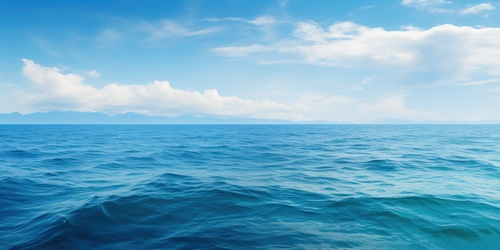
#> input picture Lab2_Image-Enhancement/pic.jpg, 500 x 250 px
$ jupyter execute Lab2_2_Image-Enhancement-with-Statistical-Operation.ipynb
#> lines starting #> are read from the running program, lines starting #| are printed output that depends on the picture
# **Lab2.2 : Image Enhancement with Statistical Operation**

In this lab, you will execute two techniques: Image Histogram Equalization and Histogram Matching. Additionally, you will explore the pixel values of the image through a histogram.

[cell 1]
import cv2
import matplotlib.pyplot as plt
import numpy as np
from mpl_toolkits.axes_grid1 import ImageGrid

## **Histogram Equalization**
Read an image using OpenCV (Use your own image).

[cell 2]
### START CODE HERE ###
img = cv2.imread('pic.jpg')
#> img is the input picture: shape (250, 500, 3); mean B, G, R 201, 170.3, 108
img = cv2.cvtColor(img,cv2.COLOR_RGB2BGR)

plt.imshow(img)
### END CODE HERE ###

Complete the `plot_histogram()` function below. This function returns the histogram of an image's pixel values, using `cv2.calcHist()`.

[cell 3]
### START CODE HERE ###
def plot_histogram(image):
    hist = []

    for i in range(3):
        temp = cv2.calcHist([image],[i],None,[256],[0,256])
        hist.append(temp)
#> after the loop, hist = 3 items

    return hist
### END CODE HERE ###

Display the output like the reference image below using subplot, where the first plot is the image and the second plot is the histogram of each channel.

<details>

<summary>
<font size="3" color="orange">
<b>Expected output</b>
</font>
</summary>

- The output should resemble this, but not be identical

</details>

[cell 4]
### START CODE HERE ###

fig, axs = plt.subplots(1,2)

axs[0].imshow(img)
axs[0].set_title('Original Image')

hist = plot_histogram(img)
#> hist = 3 items

axs[1].plot(hist[0],color='red',label='Red')
axs[1].plot(hist[1],color='green',label='Green')
axs[1].plot(hist[2],color='blue',label='Blue')
axs[1].legend()

plt.show()
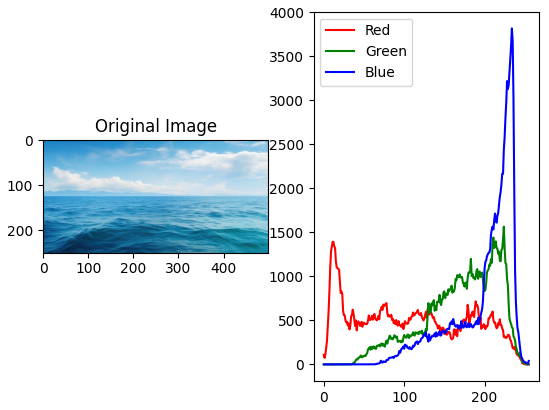
#> figure drawn by matplotlib, 2 panels; panel 2: curve peaks at x = 11, y = 1393; panel 2: curve peaks at x = 224, y = 1565; panel 2: curve peaks at x = 234, y = 3818


### END CODE HERE ###

Now let's equalize the histogram of all channel using `cv2.equalizeHistogram()`<br/>
Display the output like the reference image below using subplot, where the first plot is the image and the second plot is the histogram of each channel that that has been equalized.

<details>

<summary>
<font size="3" color="orange">
<b>Expected output</b>
</font>
</summary>

- The output should resemble this, but not be identical

</details>

[cell 5]
### START CODE HERE ###
equ_img = img.copy()
equ_img[:,:,0] = cv2.equalizeHist(equ_img[:,:,0])
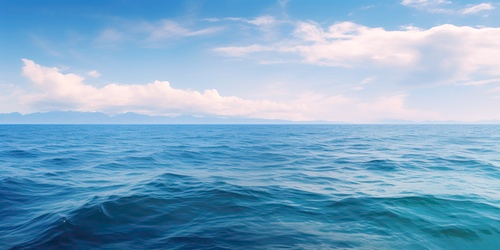
#> equ_img: shape (250, 500, 3); mean R, G, B 128, 170.3, 201
equ_img[:,:,1] = cv2.equalizeHist(equ_img[:,:,1])
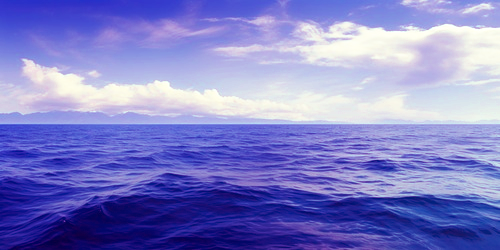
#> equ_img: shape (250, 500, 3); mean R, G, B 128, 128.4, 201
equ_img[:,:,2] = cv2.equalizeHist(equ_img[:,:,2])
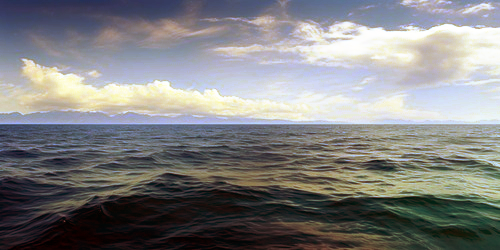
#> equ_img: shape (250, 500, 3); mean R, G, B 128, 128.4, 129.3

fig, axs = plt.subplots(1,2)

axs[0].imshow(equ_img)
axs[0].set_title('Original Image')

hist = plot_histogram(equ_img)

# print(hist)
axs[1].plot(hist[0],color='red',label='Red')
axs[1].plot(hist[1],color='green',label='Green')
axs[1].plot(hist[2],color='blue',label='Blue')
axs[1].legend()

plt.show()
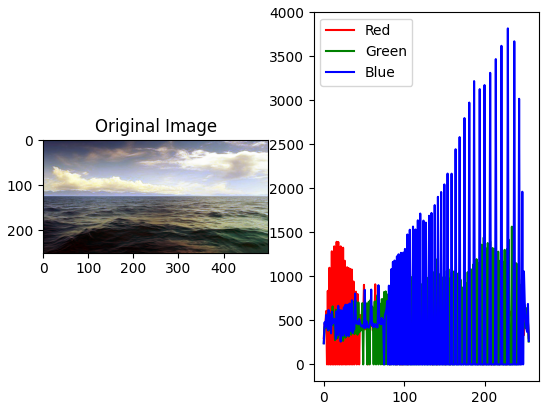
#> figure drawn by matplotlib, 2 panels; panel 2: curve peaks at x = 16, y = 1393; panel 2: curve peaks at x = 234, y = 1565; panel 2: curve peaks at x = 229, y = 3818


### END CODE HERE ###

## **Image Histogram Matching**
Read 2 images using OpenCV. Use your own images. One image will be the input image and the other will be the template image.

[cell 6]
### START CODE HERE ###


img1 = cv2.imread('pic.jpg')
img2 = cv2.imread('pic2.jpg')
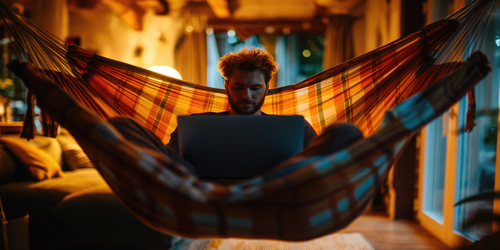
#> input picture Lab2_Image-Enhancement/pic2.jpg, 500 x 250 px
#> img2 is the input picture: shape (250, 500, 3); mean B, G, R 29.3, 55.1, 87

img1 = cv2.cvtColor(img1,cv2.COLOR_RGB2BGR)
img2 = cv2.cvtColor(img2,cv2.COLOR_RGB2BGR)

### END CODE HERE ###

Let's explore 2 images. Use suplot to plot :
- An image
- PDF(Probability Density Function) of each channel
- CDF(Cumulative Distribution Function) of each channel

<details>

<summary>
<font size="3" color="orange">
<b>Expected output</b>
</font>
</summary>

- The output should resemble this, but not be identical

</details>

[cell 7]
### START CODE HERE ###
def pdf_calculate(image):
    pdf_list = []
    for i in range(3):  #เอา RGB bin = 256 คือแกน x ที่เห็น ส่วน range คือขอบเขตเส้นกราฟที่จะให้เห็น ทั้งช่องภาพ
        hist, bins_count = np.histogram(image[:, :, i], bins=256, range=(0, 256)) #ใช้ desity = true ก็ได้ เพราะมันเอาค่าจุดสีที่นับได้ หารด้วยจำนวน px ทั้งหมดของภาพนั้น เช่น 847/(200x300) => 0.01411667
        pdf_list.append(hist/(image.shape[0]*image.shape[1])) #Normalized Histogram
#> after the loop, pdf_list = 3 items
    return pdf_list

def cdf_calculate(pdf):
    cdf = pdf.copy()
    for i in range(3):
        cdf[i] = np.cumsum(cdf[i]) #บวกสะสม
    return cdf

fig, axs = plt.subplots(2,3, figsize=(15, 7))
axs[0][0].imshow(img1)
axs[0][0].set_title("img1")
axs[1][0].imshow(img2)
axs[1][0].set_title("img2")

img1_pdf = pdf_calculate(img1)
#> img1_pdf = 3 items
img1_cdf = cdf_calculate(img1_pdf)
#> img1_cdf = 3 items
img2_pdf = pdf_calculate(img2)
#> img2_pdf = 3 items
img2_cdf = cdf_calculate(img2_pdf)
#> img2_cdf = 3 items

axs[0][1].plot(img1_pdf[0], color='red')
axs[0][1].plot(img1_pdf[1], color='green')
axs[0][1].plot(img1_pdf[2], color='blue')
axs[0][1].set_title("PDF")

axs[0][2].plot(img1_cdf[0], color='red')
axs[0][2].plot(img1_cdf[1], color='green')
axs[0][2].plot(img1_cdf[2], color='blue')
axs[0][2].set_title("CDF")

axs[1][1].plot(img2_pdf[0], color='red')
axs[1][1].plot(img2_pdf[1], color='green')
axs[1][1].plot(img2_pdf[2], color='blue')

axs[1][2].plot(img2_cdf[0], color='red')
axs[1][2].plot(img2_cdf[1], color='green')
axs[1][2].plot(img2_cdf[2], color='blue')

### END CODE HERE ###
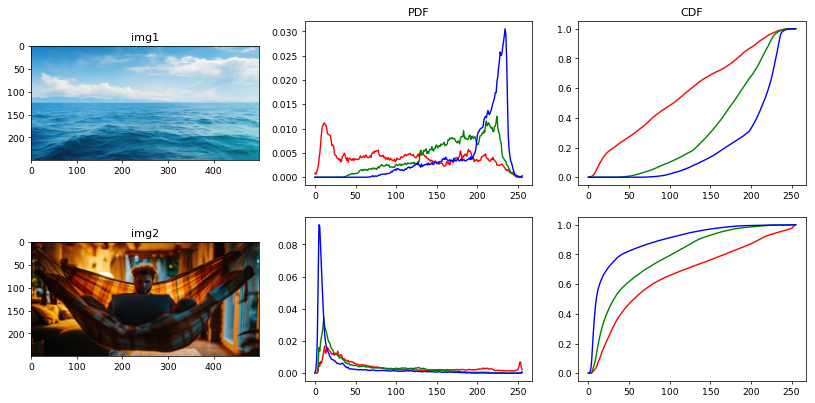
#> figure drawn by matplotlib, 6 panels; panel 2: curve peaks at x = 11, y = 0.0111; panel 2: curve peaks at x = 224, y = 0.0125; panel 2: curve peaks at x = 234, y = 0.0305; panel 3: curve peaks at x = 252, y = 1

Perform Histogram matching in the cell below.
Show the result like the reference image below.

<details>

<summary>
<font size="3" color="orange">
<b>Expected output</b>
</font>
</summary>

- The output should resemble this, but not be identical

</details>

[cell 8]
### START CODE HERE ###
def pdf_calculate(image):
    pdf_list = []
    for i in range(3):  #เอา RGB bin = 256 คือแกน x ที่เห็น ส่วน range คือขอบเขตเส้นกราฟที่จะให้เห็น ทั้งช่องภาพ
        hist, bins_count = np.histogram(image[:, :, i], bins=256, range=(0, 256)) #ใช้ desity = true ก็ได้ เพราะมันเอาค่าจุดสีที่นับได้ หารด้วยจำนวน px ทั้งหมดของภาพนั้น เช่น 847/(200x300) => 0.01411667
        pdf_list.append(hist/(image.shape[0]*image.shape[1])) #Normalized Histogram
#> after the loop, pdf_list = 3 items
    return pdf_list

def cdf_calculate(pdf):
    cdf = pdf.copy()
#> cdf = 3 items
    for i in range(3):
        cdf[i] = np.cumsum(cdf[i]) #บวกสะสม
    return cdf

fig, axs = plt.subplots(3,3, figsize=(15, 10))
axs[0][0].imshow(img1)
axs[0][0].set_title("Original")
axs[1][0].imshow(img2)
axs[1][0].set_title("Template")

img1_pdf = pdf_calculate(img1)
img1_cdf = cdf_calculate(img1_pdf)
img2_pdf = pdf_calculate(img2)
img2_cdf = cdf_calculate(img2_pdf)

axs[0][1].plot(img1_pdf[0], color='red')
axs[0][1].plot(img1_pdf[1], color='green')
axs[0][1].plot(img1_pdf[2], color='blue')
axs[0][1].set_title("PDF")

axs[0][2].plot(img1_cdf[0], color='red')
axs[0][2].plot(img1_cdf[1], color='green')
axs[0][2].plot(img1_cdf[2], color='blue')
axs[0][2].set_title("CDF")

axs[1][1].plot(img2_pdf[0], color='red')
axs[1][1].plot(img2_pdf[1], color='green')
axs[1][1].plot(img2_pdf[2], color='blue')

axs[1][2].plot(img2_cdf[0], color='red')
axs[1][2].plot(img2_cdf[1], color='green')
axs[1][2].plot(img2_cdf[2], color='blue')

image_result = np.zeros((img1.shape)).astype(np.uint8) # create zero array shape img1

# Histogram matching
for channel in range(3):
    pixel = np.arange(256)
    new_pixels = np.interp(img1_cdf[channel], img2_cdf[channel], pixel) #ทำให้ค่าของสีในภาพ input ใกล้เคียงกับ template (แปลง cdf ของ input ให้ใกล้เคียงกับของ template)
    image_result[:,:,channel] = (np.reshape(new_pixels[img1[:,:,channel].ravel()], img1[:,:,channel].shape)).astype(np.uint8) #ทำให้ภาพที่ได้เป็นภาพแบบเดิมและขนาดเท่าเดิม
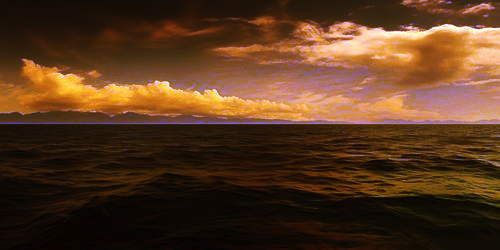
#> image_result: shape (250, 500, 3); mean R, G, B 86.5, 54.9, 30.4


axs[2][0].imshow(image_result)
axs[2][0].set_title("Histogram matching")

image_result_pdf = pdf_calculate(image_result)
#> image_result_pdf = 3 items
image_result_cdf = cdf_calculate(image_result_pdf)
#> image_result_cdf = 3 items

axs[2][1].plot(image_result_pdf[0], color='red')
axs[2][1].plot(image_result_pdf[1], color='green')
axs[2][1].plot(image_result_pdf[2], color='blue')

axs[2][2].plot(image_result_cdf[0], color='red')
axs[2][2].plot(image_result_cdf[1], color='green')
axs[2][2].plot(image_result_cdf[2], color='blue')


### END CODE HERE ###
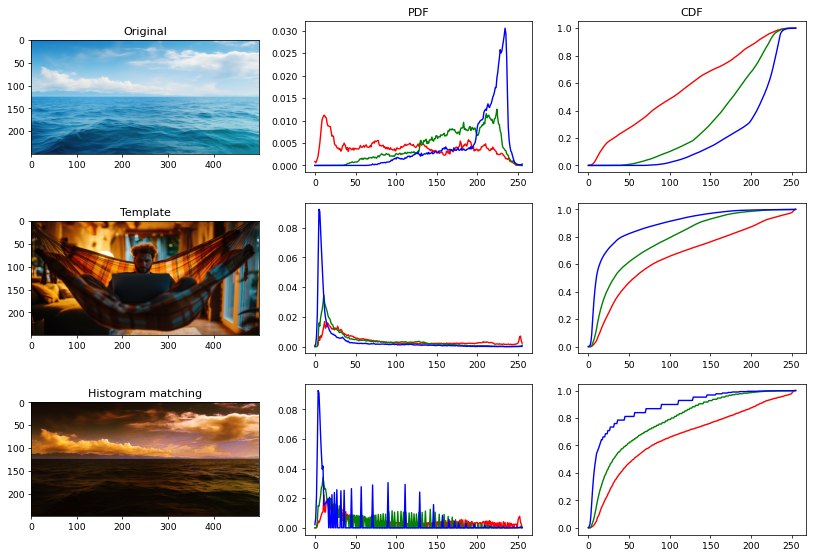
#> figure drawn by matplotlib, 9 panels; panel 2: curve peaks at x = 11, y = 0.0111; panel 2: curve peaks at x = 224, y = 0.0125; panel 2: curve peaks at x = 234, y = 0.0305; panel 3: curve peaks at x = 252, y = 1
